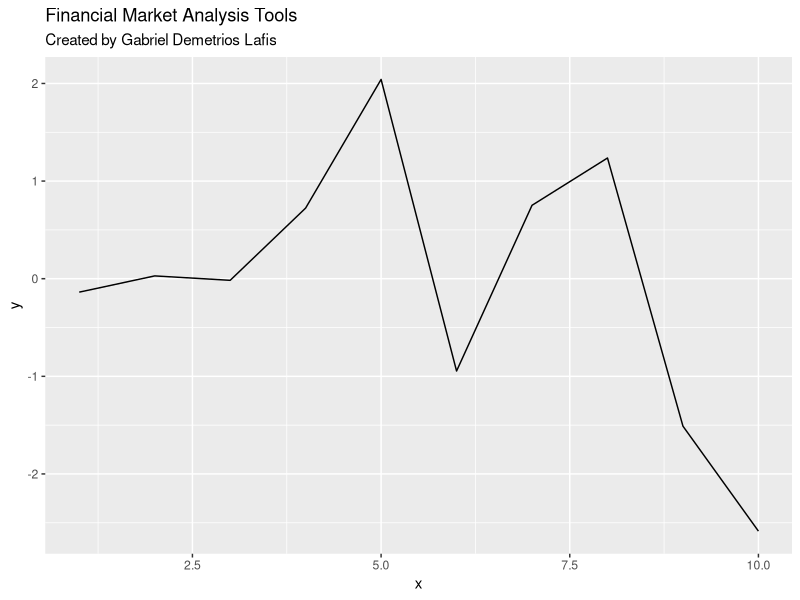

Here is the R script that generated this plot:
# Financial Market Analysis Tools
# Author: Gabriel Demetrios Lafis

library(ggplot2)
library(dplyr)

# Main function
main <- function() {
    cat("🚀 Financial Market Analysis Tools\n")
    cat("👨💻 Created by Gabriel Demetrios Lafis\n\n")
    
    # Sample data
    data <- data.frame(
        x = 1:10,
        y = rnorm(10)
    )
    
    # Create plot
    plot <- ggplot(data, aes(x = x, y = y)) +
        geom_line() +
        labs(title = "Financial Market Analysis Tools", 
             subtitle = "Created by Gabriel Demetrios Lafis")
    
    print(plot)
    cat("✅ Analysis complete!\n")
}

# Run main function
main()
